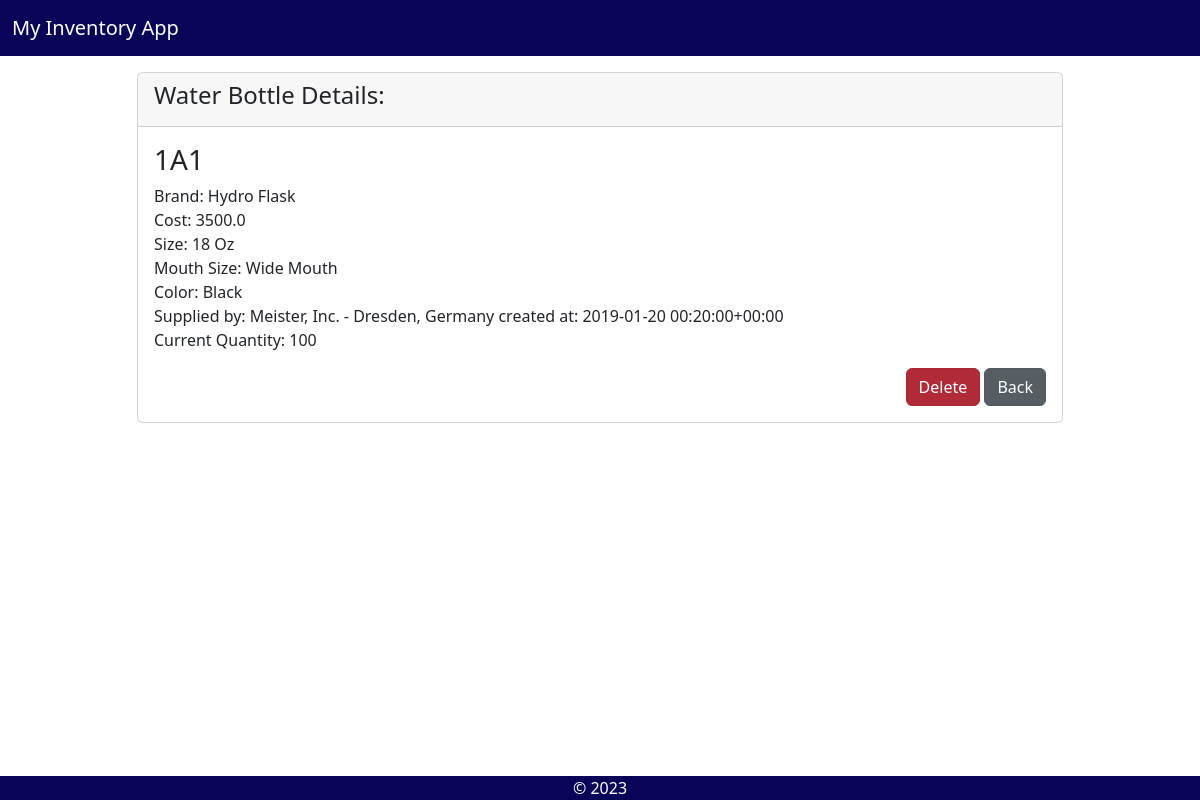
/view_bottle_details/2/1/, run on the app's committed database.
### Myinventoryapp/models.py (models this page shows, shortened)
class WaterBottle(models.Model):
    SKU = models.CharField(max_length=20)
    brand = models.CharField(max_length=300)
    cost = models.FloatField()
    size = models.CharField(max_length=50)
    mouth_size = models.CharField(max_length=50)
    color = models.CharField(max_length=50)
    supplied_by = models.ForeignKey(Supplier, on_delete=models.CASCADE)
    current_quantity = models.IntegerField()

class Supplier(models.Model):
    name = models.CharField(max_length=300)
    city = models.CharField(max_length=300)
    country = models.CharField(max_length=300)
    created_at = models.DateTimeField(blank=True, null=True)
    def __str__(self):
        text = f'{self.name} - {self.city}, {self.country} created at: {self.created_at}'
        return text

### Myinventoryapp/views.py (the view)
# urls.py: path('view_bottle_details/<int:id>/<int:pk>/', views.view_bottle_details, name='view_bottle_details'),
def view_bottle_details(request, id, pk):
    x = get_object_or_404(Account, pk=id)
    b = get_object_or_404(WaterBottle, pk=pk)
    return render(request, 'Myinventoryapp/view_bottle_details.html', {'x':x, 'b':b})

### Myinventoryapp/templates/Myinventoryapp/view_bottle_details.html
{% extends 'Myinventoryapp/base.html' %}
{% load static %}
{% block content %}
<div class="container-fluid col-10">
    <div class="card">
        <div class="card-header">
            <h4>Water Bottle Details:</h4>
        </div>
        <div class="card-body">
            <h3>{{ b.SKU }}</h3>
            <p class="my-0">Brand: {{ b.brand }}</p>
            <p class="my-0">Cost: {{ b.cost }}</p>
            <p class="my-0">Size: {{ b.size }}</p>
            <p class="my-0">Mouth Size: {{ b.mouth_size }}</p>
            <p class="my-0">Color: {{ b.color }}</p>
            <p class="my-0">Supplied by: {{ b.supplied_by }}</p>
            <p class="mt-0">Current Quantity: {{ b.current_quantity }}</p>
            <div class="row">
                <div class="col text-end">
                    <a href="{% url 'delete_bottle' id=x.pk pk=b.pk %}" class="btn btn-danger active">Delete</a>
                    <a href="{% url 'view_bottles' id=x.pk %}" class="btn btn-secondary active">Back</a>
                </div>
            </div>
        </div>
    </div>
</div>
{% endblock %}

### data on the page
WaterBottle: SKU "1A1", brand "Hydro Flask", cost "3500.0", size "18 Oz", mouth_size "Wide Mouth", color "Black", supplied_by "Meister, Inc. - Dresden, Germany created at: 2019-01-20 00:20:00+00:00", current_quantity "100"
